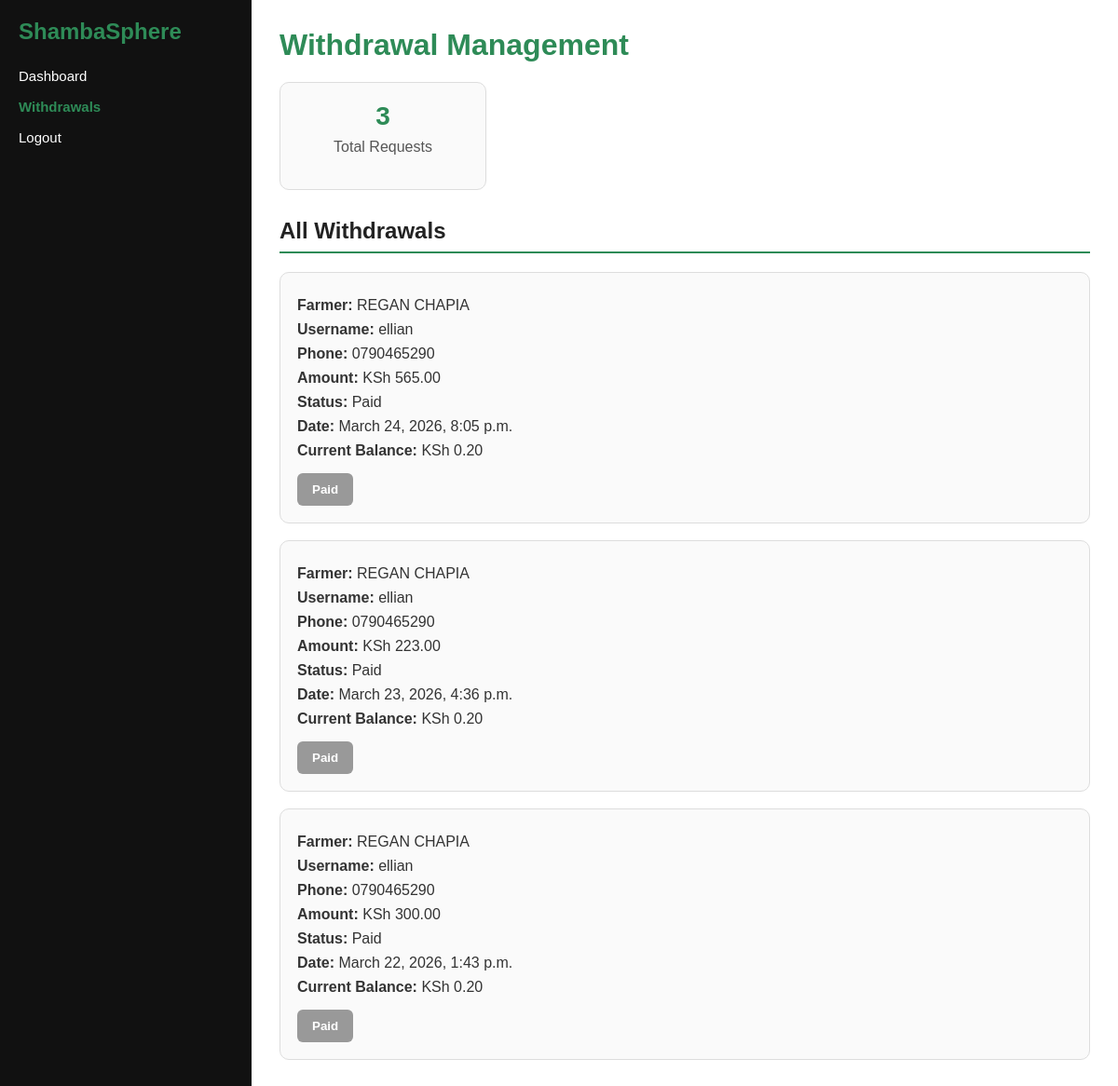
Before: /admin-withdrawals/ (signed in) with the older database file.
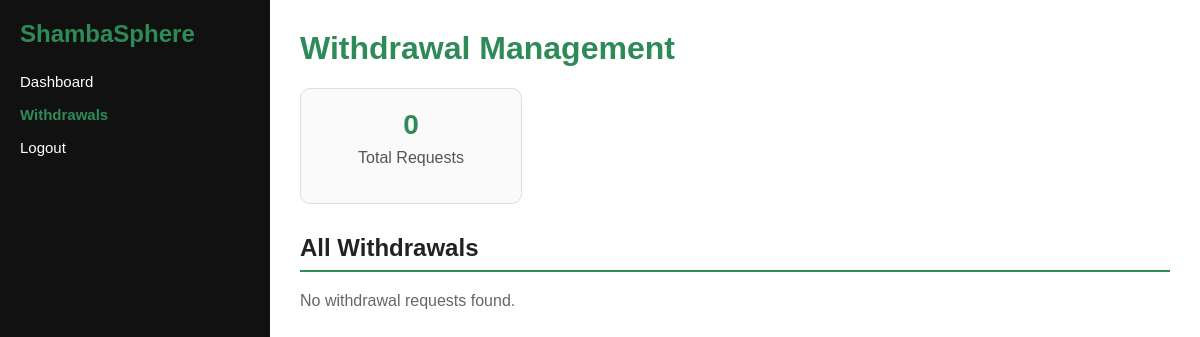
After: the same page with the newer database file.
### myapp/models.py (models this page shows, shortened)
class Withdrawal(models.Model):
    farmer = models.ForeignKey(FarmerProfile, on_delete=models.CASCADE)
    amount = models.DecimalField(max_digits=10, decimal_places=2)
    status = models.CharField(
        max_length=20,
        choices=[
            ("Pending", "Pending"),
            ("Approved", "Approved"),
            ("Paid", "Paid"),
        ],
        default="Pending"
    )
    created_at = models.DateTimeField(auto_now_add=True)

class FarmerProfile(models.Model):
    user = models.OneToOneField(User, on_delete=models.CASCADE)
    phone = models.CharField(max_length=20)
    county = models.CharField(max_length=100)
    farm_name = models.CharField(max_length=200)
    farming_type = models.CharField(max_length=100)
    farm_size = models.FloatField()
    experience = models.IntegerField()
    farm_description = models.TextField(blank=True)
    produce_categories = models.CharField(max_length=255, blank=True)
    active_status = models.CharField(max_length=10)
    harvest_season = models.CharField(max_length=50)
    delivery = models.CharField(max_length=10)
    balance = models.DecimalField(max_digits=10, decimal_places=2, default=0)

### myapp/views.py (the view)
# urls.py: path('admin-withdrawals/', views.admin_withdrawals, name='admin_withdrawals'),
@staff_member_required
def admin_withdrawals(request):
    withdrawals = Withdrawal.objects.select_related("farmer", "farmer__user").order_by("-created_at")
    context = {
        "withdrawals": withdrawals,
    }
    return render(request, "admin-withdrawals.html", context)

### myapp/templates/admin-withdrawals.html (shortened to what this page needs)
{% load static %}
<!DOCTYPE html>
<html lang="en">
<head>
    <link rel="stylesheet" href="{% static 'css/admin-withdrawals.css' %}">
</head>
<body>
<div class="dashboard">
    <div class="sidebar">
        <h2>ShambaSphere</h2>
        <ul>
            <li><a href="{% url 'admin_dashboard' %}">Dashboard</a></li>
            <li><a href="{% url 'admin_withdrawals' %}" class="active-link">Withdrawals</a></li>
            <li><a href="{% url 'logout' %}">Logout</a></li>
        </ul>
    </div>
    <div class="main-content">
        <h1>Withdrawal Management</h1>
        <div class="summary-cards">
            <div class="summary-card">
                <h3>{{ withdrawals|length }}</h3>
                <p>Total Requests</p>
            </div>
        </div>
        <section>
            <h2>All Withdrawals</h2>
            {% for withdrawal in withdrawals %}
            <div class="withdrawal-card">
                <p><strong>Farmer:</strong> {{ withdrawal.farmer.user.first_name }} {{ withdrawal.farmer.user.last_name }}</p>
                <p><strong>Username:</strong> {{ withdrawal.farmer.user.username }}</p>
                <p><strong>Phone:</strong> {{ withdrawal.farmer.phone }}</p>
                <p><strong>Amount:</strong> KSh {{ withdrawal.amount }}</p>
                <p><strong>Status:</strong> {{ withdrawal.status }}</p>
                <p><strong>Date:</strong> {{ withdrawal.created_at }}</p>
                <p><strong>Current Balance:</strong> KSh {{ withdrawal.farmer.balance }}</p>
                <div class="action-buttons">
                    {% if withdrawal.status == "Paid" %}
                    <button type="button" class="done-btn" disabled>Paid</button>
                    {% endif %}
                </div>
            </div>
            {% empty %}
            <p class="empty-text">No withdrawal requests found.</p>
            {% endfor %}
        </section>
    </div>
</div>
</body>
</html>

Changed rows visible on the page:
removed Withdrawal: farmer.user.first_name "REGAN", farmer.user.last_name "CHAPIA", farmer.user.username "ellian", farmer.phone "0790465290", amount "565.00", status "Paid", created_at "March 24, 2026, 8:05 p.m.", farmer.balance "0.20"
removed Withdrawal: farmer.user.first_name "REGAN", farmer.user.last_name "CHAPIA", farmer.user.username "ellian", farmer.phone "0790465290", amount "223.00", status "Paid", created_at "March 23, 2026, 4:36 p.m.", farmer.balance "0.20"
removed Withdrawal: farmer.user.first_name "REGAN", farmer.user.last_name "CHAPIA", farmer.user.username "ellian", farmer.phone "0790465290", amount "300.00", status "Paid", created_at "March 22, 2026, 1:43 p.m.", farmer.balance "0.20"
Other visible differences:
{{ withdrawals|length }}: "3" → "0"
text now shown: "No withdrawal requests found."
